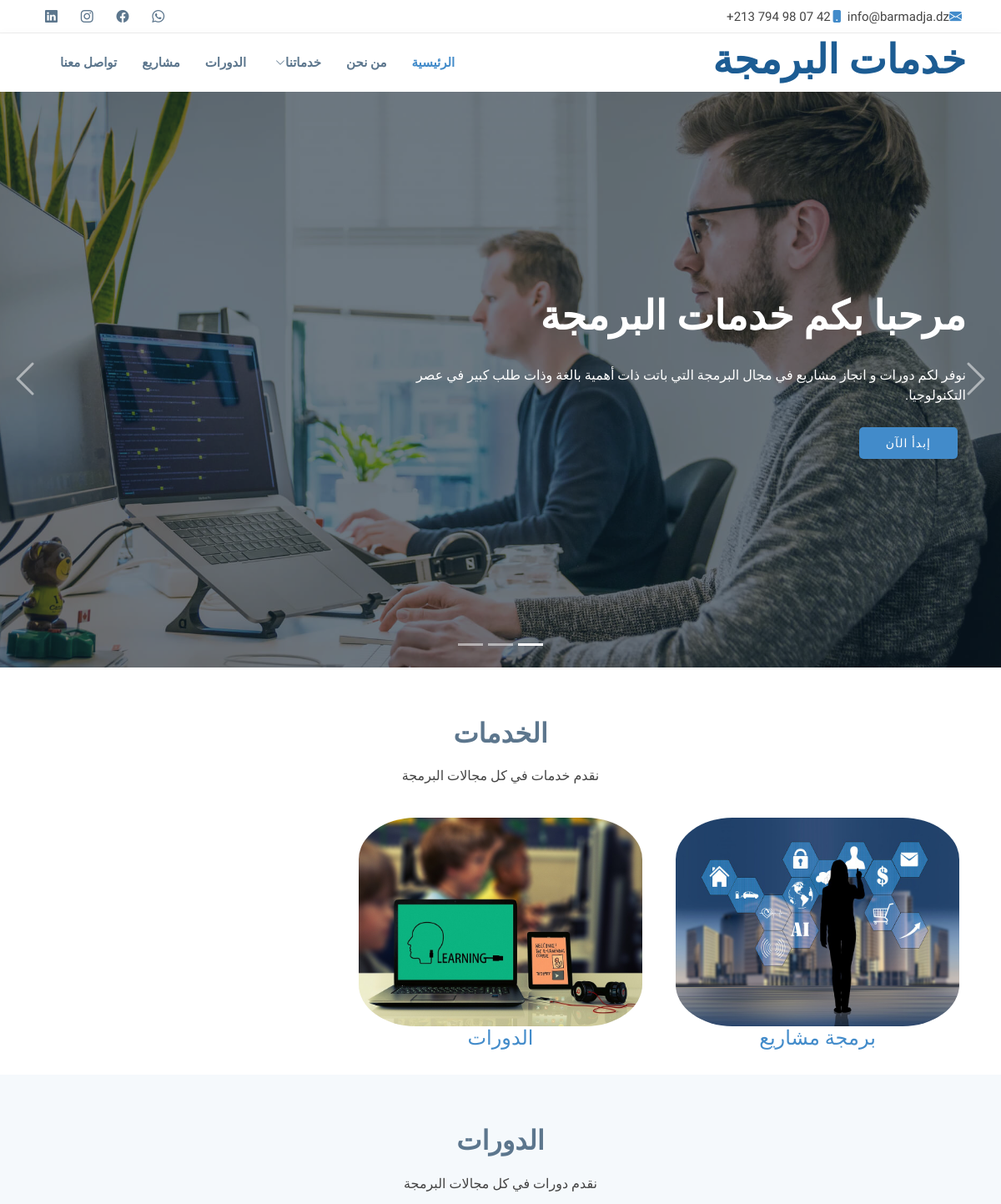
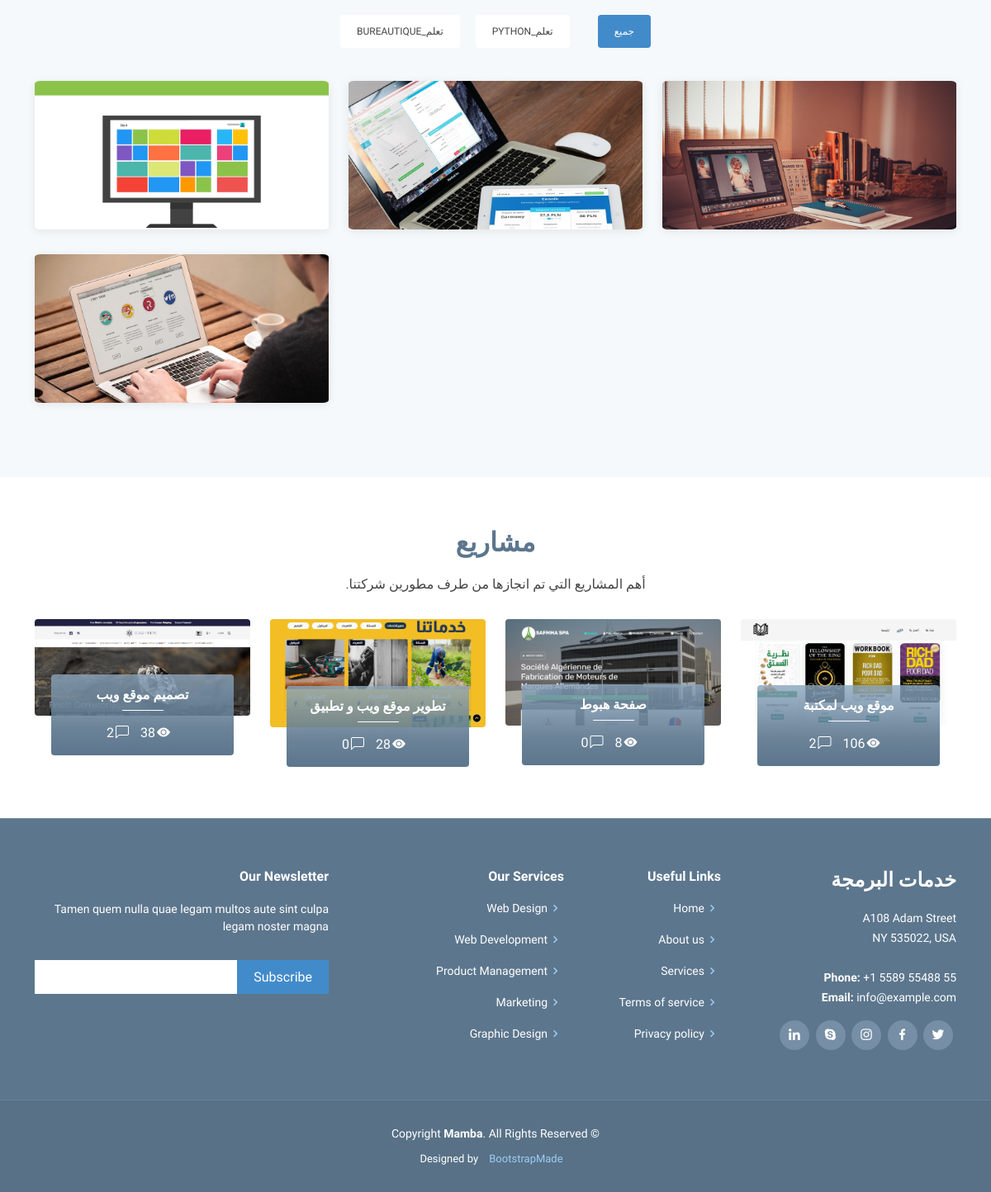
The page / on the database its author committed (2 pictures, top to bottom).
### store/models.py (models this page shows, shortened)
class service(models.Model):
    designation = models.CharField(max_length=100)
    image = models.ImageField(upload_to='images/',null=True,blank=True)
    description = models.CharField(max_length=200)
    class Meta:
        ordering = ['-designation']

class category(models.Model):
    designation = models.CharField(max_length=100)
    image = models.ImageField(upload_to='images/',null=True,blank=True)
    description = models.CharField(max_length=200)
    class Meta:
        ordering = ['-designation']
    def __str__(self):
        return self.designation

class project(models.Model):
    title = models.CharField(max_length=100)
    image = models.ImageField(upload_to='images/',null=True,blank=True)
    description = models.CharField(max_length=200)
    services = models.ForeignKey(category, on_delete=models.PROTECT)
    srv = models.ForeignKey(service, on_delete=models.PROTECT)
    class Meta:
        ordering = ['-title']

class projects(models.Model):
    title = models.CharField(max_length=100)
    image = models.ImageField(upload_to='images/',null=True,blank=True)
    description = models.CharField(max_length=200)
    price = models.FloatField()
    nbrView = models.IntegerField(default=0, null=True, blank=True)
    class Meta:
        ordering = ['-title']

### store/views.py (the view, shortened to what this page needs)
# urls.py: path('', include('store.urls')),
def store(request):
    services = service.objects.all()
    categories = category.objects.all()
    projets = project.objects.all()
    projectss = projects.objects.all()
    comments = comment.objects.all()
    return render(request, 'index.html', {'services':services, 'categories':categories, 'projects':projets, 'proj':projectss,'comments':comments})

### templates/index.html (shortened to what this page needs)
{% extends 'main.html' %}
{% load static %}
  {% block content %}
 <section id="hero">
  <div class="hero-container">
    <div id="heroCarousel" class="carousel slide carousel-fade" data-bs-ride="carousel" data-bs-interval="5000">
      <ol class="carousel-indicators" id="hero-carousel-indicators"></ol>
      <div class="carousel-inner" role="listbox">
        <div class="carousel-item carousel-item1 active">
          <div class="carousel-container">
            <div class="carousel-content container">
              <h2 class="animate__animated animate__fadeInDown">مرحبا بكم <span>خدمات البرمجة</span></h2>
              <p class="animate__animated animate__fadeInUp">نوفر لكم دورات و انجاز مشاريع في مجال البرمجة التي باتت ذات أهمية بالغة وذات طلب كبير في عصر التكنولوجيا.</p>
              <a href="#services" class="btn-get-started animate__animated animate__fadeInUp scrollto">إبدأ الآن</a>
            </div>
          </div>
        </div>
      </div>
      <a class="carousel-control-prev" href="#heroCarousel" role="button" data-bs-slide="prev">
        <span class="carousel-control-prev-icon bi bi-chevron-left" aria-hidden="true"></span>
      </a>
      <a class="carousel-control-next" href="#heroCarousel" role="button" data-bs-slide="next">
        <span class="carousel-control-next-icon bi bi-chevron-right" aria-hidden="true"></span>
      </a>
    </div>
  </div>
</section>
<main id="main">
  <section id="services" class="services">
    <div class="container" data-aos="fade-up">
      <div class="section-title">
        <h2>الخدمات</h2>
        <p>نقدم خدمات في كل مجالات البرمجة </p>
      </div>
      <div class="row">
        {% for s in services %}
        <div class="col-lg-4 col-md-6 icon-box" data-aos="fade-up">
          <div class="service-item position-relative m-2" style="height: 250px;">
            <img width="100%" height="100%" src="{% static s.image.url %}" style="border-radius: 20%;" alt="">
            <h4 align="center"><a href="{% url 'service' s.id %}" class="stretched-link">{{ s.designation|cut:'_' }}</a></h4>
          </div>
        </div>
        {% endfor %}
      </div>
    </div>
  </section>
  <section id="portfolio" class="portfolio section-bg">
    <div class="container" data-aos="fade-up" data-aos-delay="100">
      <div class="section-title">
        <h2>الدورات</h2>
        <p>نقدم دورات في كل مجالات البرمجة </p>
      </div>
      <div class="row">
        <div class="col-lg-12">
          <ul id="portfolio-flters">
            <li data-filter="*" class="filter-active">جميع</li>
            {% for s in categories %}
            <li data-filter=".{{s.designation}}">{{s.designation}}</li>
            {% endfor %}
          </ul>
        </div>
      </div>
      <div class="row portfolio-container">
        {% for p in projects %}
        <div class="col-lg-4 col-md-6 portfolio-item {{p.services}}">
          <div class="portfolio-wrap" style="height: 180px; border-radius: 2%;">
            <img src="{% static p.image.url %}" class="img-fluid" width="100%" alt="">
          </div>
        </div>
        {% endfor %}
      </div>
    </div>
  </section>
  <section id="team" class="team">
    <div class="container" data-aos="fade-up">
      <div class="section-title">
        <h2>مشاريع</h2>
        <p>أهم المشاريع التي تم انجازها من طرف مطورين شركتنا.</p>
      </div>
      <div class="row">
        {% for prj in proj %}
        <div class="col-xl-3 col-lg-4 col-md-6" data-aos="fade-up">
          <a href="{% url 'projects-details' prj.id  %}" title="More Details" class="details-link">
            <div class="member">
              <div class="pic"><img src="{% static prj.image.url %}" class="img-fluid" alt=""></div>
              <div class="member-info">
                <h4>{{prj.title}}</h4>
                <div class="social">
                  <a href=""><i class="bi bi-eye-fill pe-2"></i>{{prj.nbrView}}</a>
                  <a href=""><i class="bi bi-chat-left pe-2"></i>{{ prj.comment_set.count }}</a>
                </div>
              </div>
            </div>
          </a>
        </div>
        {% endfor %}
      </div>
    </div>
  </section>
</main>
{% endblock content %}

### static/assets/css/styles.css (style rules this page uses)
* { box-sizing: border-box; font-family: 'Almarai', sans-serif; transition: all 0.4s ease;; }
body { color: #444; }
a { color: #428bca; text-decoration: none; }
#hero { width: 100%; height: calc(100vh - 110px); padding: 0; overflow: hidden; background: #000; }
#hero .carousel-item { width: 100%; height: calc(100vh - 110px); background-size: cover; background-position: top right; background-repeat: no-repeat; overflow: hidden; }
#hero .carousel-item::before { content: ""; background-color: rgba(13, 30, 45, 0.6); position: absolute; height: 100%; width: 100%; top: 0; right: 0; left: 0; bottom: 0; overflow: hidden; }
#hero .carousel-container { display: flex; justify-content: center; align-items: center; position: absolute; bottom: 0; top: 0; left: 0; right: 0; overflow: hidden; }
#hero .carousel-content { text-align: right; }
#hero h2 { color: #fff; margin-bottom: 30px; font-size: 48px; font-weight: 900; }
#hero p { width: 80%; animation-delay: 0.4s; color: #fff; }
#hero .carousel-inner .carousel-item { transition-property: opacity; background-position: center top; }
#hero .carousel-inner .carousel-item, #hero .carousel-inner .active.carousel-item-start, #hero .carousel-inner .active.carousel-item-end { opacity: 0; }
#hero .carousel-inner .active, #hero .carousel-inner .carousel-item-next.carousel-item-start, #hero .carousel-inner .carousel-item-prev.carousel-item-end { opacity: 1; transition: 0.5s; }
#hero .carousel-control-prev, #hero .carousel-control-next { width: 10%; }
#hero .carousel-control-next-icon, #hero .carousel-control-prev-icon { background: none; font-size: 48px; line-height: 1; width: auto; height: auto; }
#hero .btn-get-started { font-family: "Almarai", sans-serif; font-weight: 500; font-size: 14px; letter-spacing: 1px; display: inline-block; padding: 12px 32px; border-radius: 5px; transition: 0.5s; line-height: 1; margin: 10px; color: #fff; animation-delay: 0.8s; border: 0; background: #428bca; }
@media (min-width: 1024px) { #hero p { width: 60%; } }
@media (min-width: 1024px) { #hero .carousel-control-prev, #hero .carousel-control-next { width: 5%; } }
section { padding: 60px 0; overflow: hidden; }
.section-bg { background-color: #f5f9fc; }
.section-title { text-align: center; padding-bottom: 30px; }
.section-title h2 { font-size: 32px; font-weight: 600; margin-bottom: 20px; padding-bottom: 0; color: #5c768d; }
.section-title p { margin-bottom: 0; }
.services { padding-bottom: 30px; }
.services .icon-box { margin-bottom: 20px; text-align: center; }
.portfolio .portfolio-item { margin-bottom: 30px; }
.portfolio #portfolio-flters { padding: 0; margin: 0 0 35px 0; list-style: none; text-align: center; }
.portfolio #portfolio-flters li { cursor: pointer; margin: 0 15px 15px 15px; display: inline-block; padding: 10px 20px; font-size: 12px; line-height: 20px; color: #444; border-radius: 4px; text-transform: uppercase; background: #fff; margin-bottom: 5px; transition: all 0.3s ease-in-out; }
.portfolio #portfolio-flters li:hover, .portfolio #portfolio-flters li.filter-active { background: #428bca; color: #fff; }
.portfolio #portfolio-flters li:last-child { margin-right: 0; }
.portfolio .portfolio-wrap { box-shadow: 0px 2px 12px rgba(0, 0, 0, 0.08); transition: 0.3s; position: relative; overflow: hidden; }
.portfolio .portfolio-wrap img { transition: 0.3s; }
.team { background: #fff; padding: 60px 0 30px 0; }
.team .member { text-align: center; margin-bottom: 80px; position: relative; }
.team .member .pic { border-radius: 4px; overflow: hidden; }
.team .member img { transition: all ease-in-out 0.4s; }
.team .member .member-info { position: absolute; bottom: -48px; left: 20px; right: 20px; background: linear-gradient(360deg, rgb(92, 118, 141) 0%, rgba(92, 118, 141, 0.9) 35%, rgba(140, 167, 191, 0.8) 100%); padding: 15px 0; border-radius: 4px; }
.team .member h4 { font-weight: 700; margin-bottom: 10px; font-size: 16px; color: #fff; position: relative; padding-bottom: 10px; }
.team .member h4::after { content: ""; position: absolute; display: block; width: 50px; height: 1px; background: #fff; bottom: 0; left: calc(50% - 25px); }
.team .member .social { margin-top: 15px; }
.team .member .social a { transition: color 0.3s; color: #fff; }
.team .member .social i { font-size: 16px; margin: 0 2px; }

### rows shown on the page
service: image (picture), designation "برمجة مشاريع"
service: image (picture), designation "الدورات"
category: designation "تعلم_PYTHON"
category: designation "تعلم_BUREAUTIQUE"
project: image (picture)
project: image (picture)
project: image (picture)
project: image (picture)
projects: image (picture), title "موقع ويب لمكتبة", nbrView "106", comment_set.count "2"
projects: image (picture), title "صفحة هبوط", nbrView "8", comment_set.count "0"
projects: image (picture), title "تطوير موقع ويب و تطبيق", nbrView "28", comment_set.count "0"
projects: image (picture), title "تصميم موقع ويب", nbrView "38", comment_set.count "2"
